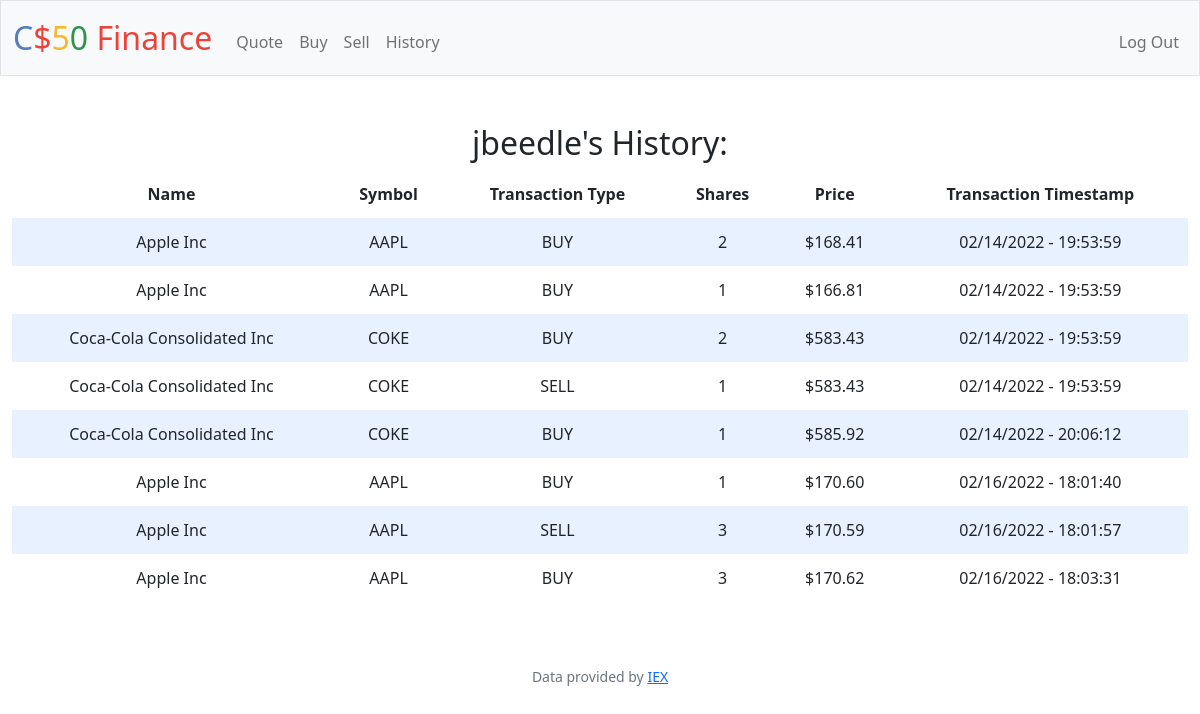
Screenshot of /history (signed in) with the database file from the repository.
### tables this page shows
CREATE TABLE users (id INTEGER PRIMARY KEY AUTOINCREMENT NOT NULL, username TEXT NOT NULL, hash TEXT NOT NULL, cash NUMERIC NOT NULL DEFAULT 10000.00);

CREATE TABLE history (id INTEGER PRIMARY KEY AUTOINCREMENT NOT NULL, user_id INTEGER NOT NULL, transaction_type TEXT NOT NULL, symbol TEXT NOT NULL, shares INTEGER NOT NULL, price NUMERIC NOT NULL, time TEXT, name TEXT, FOREIGN KEY(user_id) REFERENCES users(id));

### app.py (the view)
@app.route("/history")
@login_required
def history():
    history = []
    transactions = db.execute("SELECT * FROM history WHERE user_id = ?", session["user_id"])
    for t in transactions:
        time = datetime.datetime.strptime(t["time"], '%Y-%m-%d %H:%M:%S').strftime("%m/%d/%Y - %H:%M:%S")
        transaction = {
            "name": t["name"],
            "symbol": t["symbol"],
            "type": t["transaction_type"],
            "shares": t["shares"],
            "price": t["price"],
            "time": time
        }
        history.append(transaction)
    user = db.execute("SELECT username FROM users WHERE id = ?", session["user_id"])
    return render_template("history.html", history=history, user=user[0])

### app.py (called while the page is built)
@app.after_request
def after_request(response):
    response.headers["Cache-Control"] = "no-cache, no-store, must-revalidate"
    response.headers["Expires"] = 0
    response.headers["Pragma"] = "no-cache"
    return response

### helpers.py (called while the page is built)
def login_required(f):
    @wraps(f)
    def decorated_function(*args, **kwargs):
        if session.get("user_id") is None:
            return redirect("/login")
        return f(*args, **kwargs)
    return decorated_function

def usd(value):
    return f"${value:,.2f}"

### templates/history.html (shortened to what this page needs)
{% extends "layout.html" %}
{% block main %}
    {% if history %}
        <div>
            <h2>{{ user["username"] }}'s History:</h2>
            <table>
                <thead>
                    <tr>
                        <th>Name</th>
                        <th>Symbol</th>
                        <th>Transaction Type</th>
                        <th>Shares</th>
                        <th>Price</th>
                        <th>Transaction Timestamp</th>
                    </tr>
                </thead>
                <tbody>
                    {% for stock in history %}
                        <tr>
                            <td>{{ stock["name"] }}</td>
                            <td>{{ stock["symbol"] }}</td>
                            <td>{{ stock["type"] }}</td>
                            <td>{{ stock["shares"] }}</td>
                            <td>{{ stock["price"] | usd }}</td>
                            <td>{{ stock["time"] }}</td>
                        </tr>
                    {% endfor %}
                </tbody>
            </table>
        </div>
    {% else %}
        <div>
            <h2>Hmm, no history found 🤔</h2>
        </div>
    {% endif %}
{% endblock %}

### templates/layout.html (shortened to what this page needs)
<!DOCTYPE html>
<html lang="en">
    <head>
        <link href="https://cdn.jsdelivr.net/npm/bootstrap@5.1.3/dist/css/bootstrap.min.css" rel="stylesheet">
        <link href="/static/styles.css" rel="stylesheet">
    </head>
    <body>
        <nav class="bg-light border navbar navbar-expand-md navbar-light">
            <div class="container-fluid">
                <a class="navbar-brand" href="/"><span class="blue">C</span><span class="red">$</span><span class="yellow">5</span><span class="green">0</span> <span class="red">Finance</span></a>
                <div class="collapse navbar-collapse" id="navbar">
                    {% if session["user_id"] %}
                        <ul class="navbar-nav me-auto mt-2">
                            <li class="nav-item"><a class="nav-link" href="/quote">Quote</a></li>
                            <li class="nav-item"><a class="nav-link" href="/buy">Buy</a></li>
                            <li class="nav-item"><a class="nav-link" href="/sell">Sell</a></li>
                            <li class="nav-item"><a class="nav-link" href="/history">History</a></li>
                        </ul>
                        <ul class="navbar-nav ms-auto mt-2">
                            <li class="nav-item"><a class="nav-link" href="/logout">Log Out</a></li>
                        </ul>
                    {% else %}
                        <ul class="navbar-nav ms-auto mt-2">
                            <li class="nav-item"><a class="nav-link" href="/register">Register</a></li>
                            <li class="nav-item"><a class="nav-link" href="/login">Log In</a></li>
                        </ul>
                    {% endif %}
                </div>
            </div>
        </nav>
        <main class="container-fluid py-5 text-center">
            {% block main %}{% endblock %}
        </main>
        <footer class="mb-5 small text-center text-muted">
            Data provided by <a href="https://iexcloud.io/">IEX</a>
        </footer>
    </body>
</html>

### static/styles.css (style rules this page uses)
nav .navbar-brand { font-size: xx-large; }
nav .navbar-brand .blue { color: #537fbe; }
nav .navbar-brand .red { color: #ea433b; }
nav .navbar-brand .yellow { color: #f5b82e; }
nav .navbar-brand .green { color: #2e944b; }
table { background-color: transparent; margin-bottom: 1rem; width: 100%; }
table th, table td { padding: 0.75rem; vertical-align: middle; }
tbody tr:nth-of-type(odd) { background-color: rgb(179, 208, 255, 0.3) }

### rows the page displays
users: username "jbeedle"
history: name "Apple Inc", symbol "AAPL", type "BUY", shares "2", price "$168.41", time "02/14/2022 - 19:53:59"
history: name "Apple Inc", symbol "AAPL", type "BUY", shares "1", price "$166.81", time "02/14/2022 - 19:53:59"
history: name "Coca-Cola Consolidated Inc", symbol "COKE", type "BUY", shares "2", price "$583.43", time "02/14/2022 - 19:53:59"
history: name "Coca-Cola Consolidated Inc", symbol "COKE", type "SELL", shares "1", price "$583.43", time "02/14/2022 - 19:53:59"
history: name "Coca-Cola Consolidated Inc", symbol "COKE", type "BUY", shares "1", price "$585.92", time "02/14/2022 - 20:06:12"
history: name "Apple Inc", symbol "AAPL", type "BUY", shares "1", price "$170.60", time "02/16/2022 - 18:01:40"
history: name "Apple Inc", symbol "AAPL", type "SELL", shares "3", price "$170.59", time "02/16/2022 - 18:01:57"
history: name "Apple Inc", symbol "AAPL", type "BUY", shares "3", price "$170.62", time "02/16/2022 - 18:03:31"
